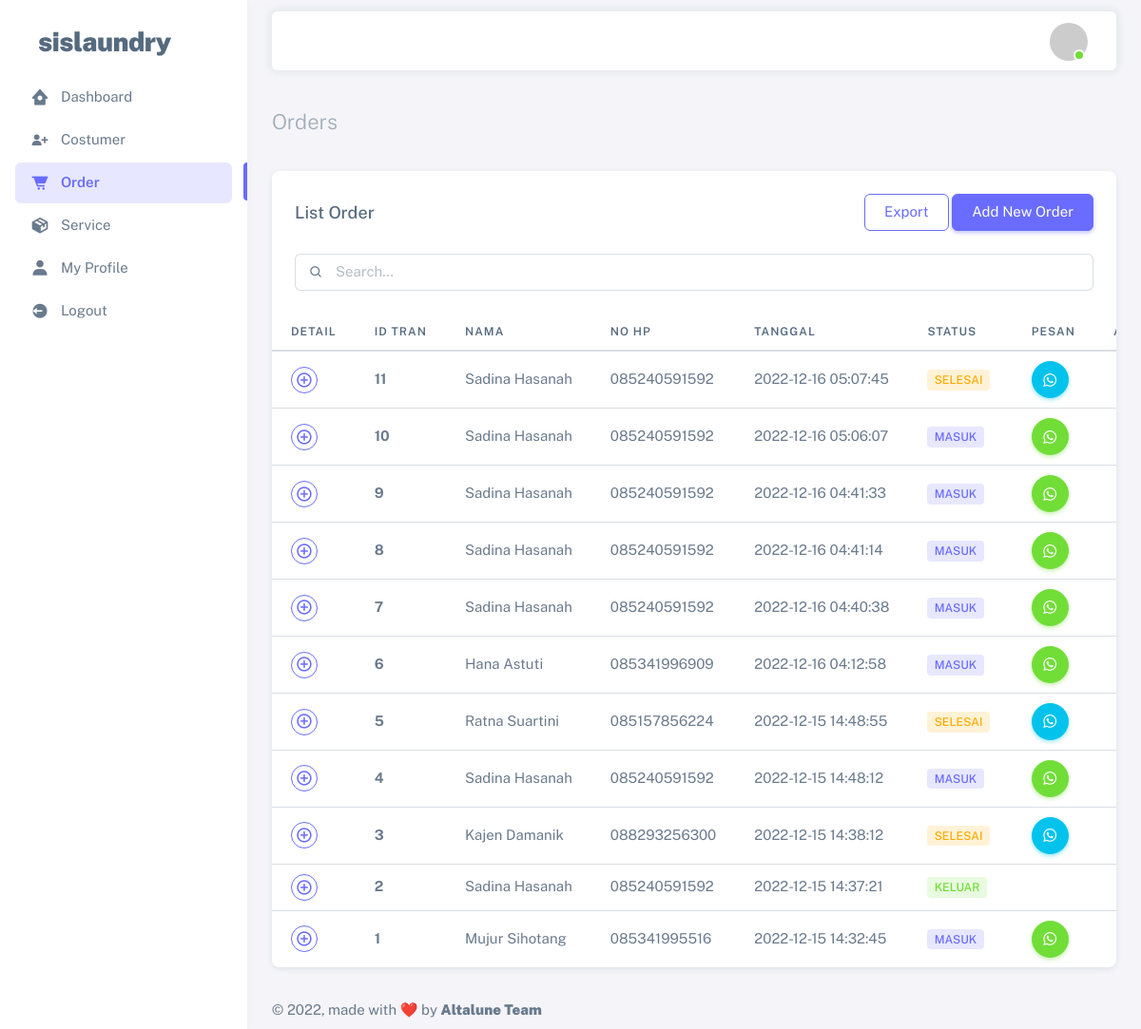
/order/index.php (signed in), run on the app's committed database.
### tables this page shows
CREATE TABLE `transactions` (
  `transactions_id` int(11) NOT NULL,
  `users_id` int(11) NOT NULL,
  `costumers_id` int(11) NOT NULL,
  `service_id` int(11) NOT NULL,
  `date_transaction` datetime NOT NULL,
  `status` enum('SELESAI','MASUK','KELUAR') NOT NULL,
  `weight` float NOT NULL,
  `payment_method` enum('BAYAR DIAWAL','BAYAR NANTI') NOT NULL
);

CREATE TABLE `costumers` (
  `id` int(11) NOT NULL,
  `name` varchar(255) NOT NULL,
  `phone_number` varchar(12) NOT NULL,
  `email` varchar(255) NOT NULL,
  `address` text NOT NULL,
  `registration_date` date NOT NULL
);

CREATE TABLE `service` (
  `id` int(11) NOT NULL,
  `name` varchar(255) NOT NULL,
  `price` int(11) NOT NULL,
  `description` text NOT NULL,
  `category` varchar(255) NOT NULL
);

CREATE TABLE `users` (
  `id` int(11) NOT NULL,
  `name` varchar(255) NOT NULL,
  `username` varchar(30) NOT NULL,
  `phone_number` varchar(12) NOT NULL,
  `password` text NOT NULL,
  `roles` enum('SUPERADMIN','ADMIN') NOT NULL
);

### order/index.php (the view, shortened to what this page needs)
<?php
  include '../config.php';
?>
<!DOCTYPE html>
<html
  lang="en"
  class="light-style layout-menu-fixed"
  dir="ltr"
  data-theme="theme-default"
  data-assets-path="../assets/"
  data-template="vertical-menu-template-free"
>
  <head>
    <link rel="stylesheet" href="../assets/vendor/fonts/boxicons.css" />
    <link rel="stylesheet" href="../assets/vendor/css/core.css" class="template-customizer-core-css" />
    <link rel="stylesheet" href="../assets/vendor/css/theme-default.css" class="template-customizer-theme-css" />
    <link rel="stylesheet" href="../assets/css/demo.css" />
    <link rel="stylesheet" href="../assets/vendor/libs/perfect-scrollbar/perfect-scrollbar.css" />
    <link rel="stylesheet" href="../assets/vendor/libs/apex-charts/apex-charts.css" />
  </head>
  <body>
    <div class="layout-wrapper layout-content-navbar">
      <div class="layout-container">
        <aside id="layout-menu" class="layout-menu menu-vertical menu bg-menu-theme">
          <div class="app-brand demo">
            <a href="index.php" class="app-brand-link">
              <span class="app-brand-text demo menu-text fw-bolder ms-2">SISlaundry</span>
            </a>
          </div>
          <ul class="menu-inner py-1">
            <li class="menu-item ">
                <a href="../dashboard.php" class="menu-link">
                <i class="menu-icon tf-icons bx bxs-home-circle"></i>
                <div data-i18n="Analytics">Dashboard</div>
                </a>
            </li>
            <li class="menu-item">
                <a href="../costumer/index.php" class="menu-link">
                <i class="menu-icon tf-icons bx bxs-user-plus"></i>
                <div data-i18n="Analytics">Costumer</div>
                </a>
            </li>
            <li class="menu-item active">
                <a href="" class="menu-link">
                <i class="menu-icon tf-icons bx bxs-cart-alt"></i>
                <div data-i18n="Analytics">Order</div>
                </a>
            </li>
            <li class="menu-item">
                <a href="../service/index.php" class="menu-link">
                <i class="menu-icon tf-icons bx bxs-package"></i>
                <div data-i18n="Analytics">Service</div>
                </a>
            </li>
             <li class="menu-item">
                <a href="../profile/profile.php" class="menu-link">
                <i class="menu-icon tf-icons bx bxs-user"></i>
                <div data-i18n="Analytics">My Profile</div>
                </a>
            </li>
            <li class="menu-item">
                <a href="../logout.php" class="menu-link">
                <i class="menu-icon tf-icons bx bxs-log-out-circle"></i>
                <div data-i18n="Analytics">Logout</div>
                </a>
            </li>
          </ul>
        </aside>
        <div class="layout-page">
          <nav class="layout-navbar container-xxl navbar navbar-expand-xl navbar-detached align-items-center bg-navbar-theme"
            id="layout-navbar">
            <div class="navbar-nav-right d-flex align-items-center" id="navbar-collapse">
              <ul class="navbar-nav flex-row align-items-center ms-auto">
                <li class="nav-item navbar-dropdown dropdown-user dropdown">
                  <a class="nav-link dropdown-toggle hide-arrow" href="javascript:void(0);" data-bs-toggle="dropdown">
                    <div class="avatar avatar-online">
                        <img src="https://ui-avatars.com/api/?name=<?= $_SESSION["username"]; ?>" alt class="w-px-40 h-auto rounded-circle" />
                    </div>
                  </a>
                </li>
              </ul>
            </div>
          </nav>
          <div class="content-wrapper">
            <div class="container-xxl flex-grow-1 container-p-y">
              <h4 class="fw-bold py-3 mb-4"><span class="text-muted fw-light">Orders</h4>
              <div class="card">
                <div class="card-header d-flex justify-content-between align-items-center">
                  <h5 class="mb-0">List Order</h5>
                  <div class="d-grid gap-2 d-md-block float-end">
                    <button class="btn btn-outline-primary" type="button">Export</button>
                    <a href="create.php" class="btn btn-primary" >Add New Order</a>
                  </div>
                </div>
                    <div class="card-body demo-vertical-spacing demo-only-element">
                      <div class="input-group input-group-merge">
                        <span class="input-group-text" id="basic-addon-search31"><i class="bx bx-search"></i></span>
                        <input
                          type="text"
                          class="form-control"
                          placeholder="Search..."
                          aria-label="Search..."
                          aria-describedby="basic-addon-search31"
                        />
                      </div>
                    </div>
                <div class="table-responsive text-nowrap">
                  <table class="table" id="example" >
                    <thead>
                      <tr>
                        <th>Detail</th>
                        <th>ID TRAN</th>
                        <th>Nama</th>
                        <th>No HP</th>
                        <th>Tanggal</th>
                        <th>Status</th>
                        <th>Pesan</th>
                        <th>Aksi</th>
                      </tr>
                    </thead>
                    <tbody class="table-border-bottom-0">
                    <?php
                        $query = mysqli_query($config, "SELECT transactions_id, email, description, price, date_transaction,
                                                        status, weight, payment_method, costumers.name as nameCus, costumers.phone_number,
                                                        users.name as nameKasir, service.name as name_service FROM transactions
                                                        JOIN users ON transactions.users_id=users.id
                                                        JOIN service ON transactions.service_id=service.id
                                                        JOIN costumers ON transactions.costumers_id=costumers.id ORDER BY date_transaction DESC");
                        while($data = mysqli_fetch_array($query)) {
                        $no_wa = substr($data['phone_number'],1);
                        $status_pembayaran='';
                        if($data['payment_method']== "BAYAR DIAWAL"){
                          $status_pembayaran="Sudah Bayar";
                        }
                        else{
                          $status_pembayaran="Belum Dibayar";
                        }
                        $tgl1 =$data['date_transaction'];
                        $tgl2 =date('Y-m-d', strtotime('+2 days', strtotime($tgl1)));
                      ?>
                      <tr>
                        <td>
                          <a href="" class="btn btn-sm rounded-pill btn-icon btn-outline-primary"
                                            data-bs-toggle="modal"
                                            data-bs-target="#basicModal"
                                            data-transactions_id="<?php echo $data['transactions_id']; ?>"
                                            data-name="<?php echo $data['nameCus']; ?>"
                                            data-email="<?php echo $data['email']; ?>"
                                            data-phone_number="<?php echo $data['phone_number']; ?>"
                                            data-date_transaction="<?php echo $data['date_transaction']; ?>"
                          ><span class="tf-icons bx bx-plus-circle"></span></a>
                        </td>
                        <td><strong><?= $data['transactions_id']; ?></strong></td>
                        <td><?= $data['nameCus']; ?></td>
                        <td><?= $data['phone_number']; ?></td>
                        <td><?= $data['date_transaction']; ?></td>
                        <td>
                          <?php
                            if($data['status'] == "MASUK") {
                              echo '<span class="badge bg-label-primary me-1">Masuk</span>';
                            } elseif($data['status'] == "KELUAR") {
                              echo '<span class="badge bg-label-success me-1">Keluar</span>';
                            } else {
                              echo '<span class="badge bg-label-warning me-1">Selesai</span>';
                            }
                          ?>
                        </td>
                        <td>
                          <?php
                            if($data['status'] == "MASUK") {
                              ?>
                              <a href="https://wa.me/+62<?= $no_wa; ?>?text=Wash D'vins Laundry
                              Jalan candi gebang III Yogyakarta%0ANo. HP 081228128300
                              %0A====================%0A
                              %0ATgl: <?= $data['date_transaction']; ?>
                              %0ANama : <?= $data['nameCus']; ?>
                              %0ANo.nota : SL.<?= $data['transactions_id']; ?>%0AKasir: <?= $data['nameKasir']; ?>%0A
                              %0A==================== %0A
                              %0ATipe Layanan  : <?= $data['name_service']; ?>
                              %0ABerat (kg)    :<?= $data['weight']; ?>
                              %0AHarga /kg     : Rp. <?= $data['price']; ?>,-
                              %0ASubtotal      : Rp. <?= $data['weight'] * $data['price'];  ?>,-
                              %0A==================== %0APerkiraan Selesai : <?= $tgl2; ?>
                              %0A==================== %0AStatus   : <?= $status_pembayaran; ?>
                              %0A==================== %0A
                              %0AKlik link dibawah ini untuk melihat nota digital
                              %0Ahttp://localhost/sislaundry/order/nota.php?transactions_id=<?= $data['transactions_id']; ?>" target="_blank" class="btn rounded-pill btn-icon btn-success">
                              <span class="tf-icons bx bxl-whatsapp"></span>
                            </a>
                              <?php
                            }
                          ?>
                          <?php
                            if($data['status'] == "SELESAI") {
                          ?>
                            <a href="https://wa.me/+62<?= $no_wa; ?>?text=
                              Hai <?= $data['nameCus']; ?> Cucian Laundry anda sudah selesai, silahkan ambil di D'vins Laundry
                              %0A================%0ANo.nota : SL.<?= $data['transactions_id']; ?>%0AStatus : <?= $status_pembayaran; ?>%0AHarga : Rp. <?= $data['weight'] * $data['price']; ?>" target="_blank" class="btn rounded-pill btn-icon btn-info">
                                <span class="tf-icons bx bxl-whatsapp"></span>
                            </a>
                            <?php
                            }
                          ?>
                        </td>
                        <td>
                          <div class="dropdown">
                            <button type="button" class="btn p-0 dropdown-toggle hide-arrow" data-bs-toggle="dropdown">
                              <i class="bx bx-dots-vertical-rounded"></i>
                            </button>
                          </div>
                        </td>
                      </tr>
                      <?php
                        }
                      ?>
                  </table>
                </div>
              </div>
            </div>
            <footer class="content-footer footer bg-footer-theme">
              <div class="container-xxl d-flex flex-wrap justify-content-between py-2 flex-md-row flex-column">
                <div class="mb-2 mb-md-0">
                  © 2022, made with ❤️ by
                  <a href="#" class="footer-link fw-bolder">Altalune Team</a>
                </div>
              </div>
            </footer>
          </div>
        </div>
      </div>
    </div>
  </body>
</html>

### assets/css/demo.css (style rules this page uses)
.menu .app-brand.demo { height: 64px; margin-top: 12px; }
.app-brand-text.demo { font-size: 1.75rem; letter-spacing: -0.5px; text-transform: lowercase; }
.demo-vertical-spacing > * { margin-top: 1rem !important; margin-bottom: 0 !important; }
.demo-vertical-spacing.demo-only-element > :first-child { margin-top: 0 !important; }

### data on the page
transactions: transactions_id "11", costumers.name "Sadina Hasanah", costumers.phone_number "085240591592", date_transaction "2022-12-16 05:07:45", status "SELESAI"
transactions: transactions_id "10", costumers.name "Sadina Hasanah", costumers.phone_number "085240591592", date_transaction "2022-12-16 05:06:07", status "MASUK"
transactions: transactions_id "9", costumers.name "Sadina Hasanah", costumers.phone_number "085240591592", date_transaction "2022-12-16 04:41:33", status "MASUK"
transactions: transactions_id "8", costumers.name "Sadina Hasanah", costumers.phone_number "085240591592", date_transaction "2022-12-16 04:41:14", status "MASUK"
transactions: transactions_id "7", costumers.name "Sadina Hasanah", costumers.phone_number "085240591592", date_transaction "2022-12-16 04:40:38", status "MASUK"
transactions: transactions_id "6", costumers.name "Hana Astuti", costumers.phone_number "085341996909", date_transaction "2022-12-16 04:12:58", status "MASUK"
transactions: transactions_id "5", costumers.name "Ratna Suartini", costumers.phone_number "085157856224", date_transaction "2022-12-15 14:48:55", status "SELESAI"
transactions: transactions_id "4", costumers.name "Sadina Hasanah", costumers.phone_number "085240591592", date_transaction "2022-12-15 14:48:12", status "MASUK"
transactions: transactions_id "3", costumers.name "Kajen Damanik", costumers.phone_number "088293256300", date_transaction "2022-12-15 14:38:12", status "SELESAI"
transactions: transactions_id "2", costumers.name "Sadina Hasanah", costumers.phone_number "085240591592", date_transaction "2022-12-15 14:37:21", status "KELUAR"
transactions: transactions_id "1", costumers.name "Mujur Sihotang", costumers.phone_number "085341995516", date_transaction "2022-12-15 14:32:45", status "MASUK"
